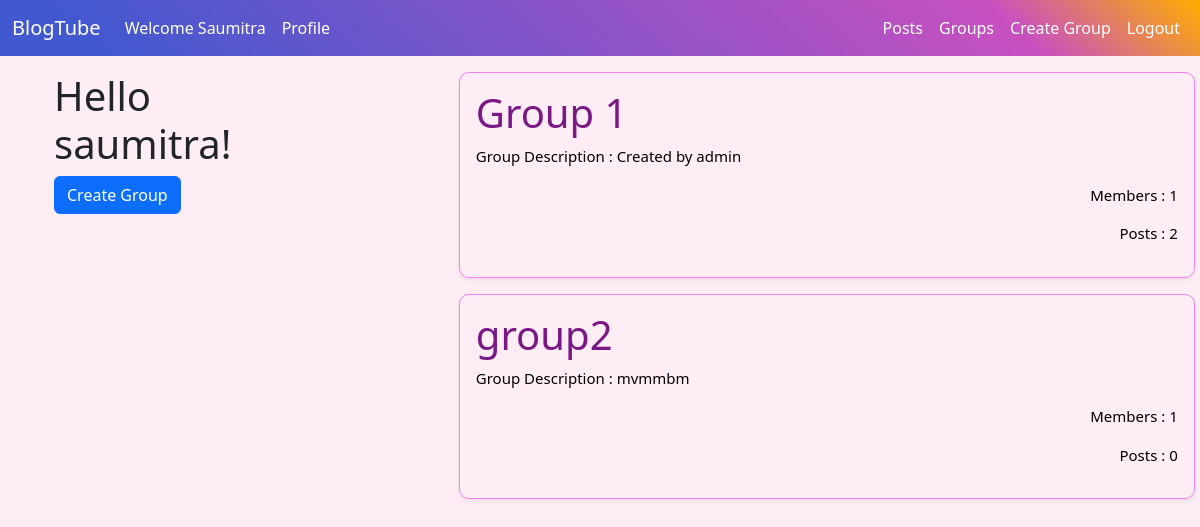
/group/group_list/ (signed in), run on the app's committed database.
### group/models.py (models this page shows, shortened)
class Group(models.Model):
    name = models.CharField(max_length=1000)
    description = models.CharField(max_length=5000)
    profile = models.ManyToManyField(Profile,through='GroupMember')
    @property
    def postcount(self):
        posts = self.post_set.all()
        post_count = len([post for post in posts])
        return post_count

### blog/models.py (models this page shows, shortened)
class Post(models.Model):
    user = models.ForeignKey(User,related_name='posts',on_delete=models.CASCADE)
    group = models.ForeignKey(Group,on_delete=models.CASCADE)
    title = models.CharField(max_length=250)
    description = models.TextField()
    created_on = models.DateTimeField(default=timezone.now)

### group/views.py (the view)
# urls.py: path("group_list/",views.GroupListView.as_view(),name='group_list'),
class GroupListView(ListView):
    context_object_name = 'group_list'
    model = Group
    template_name = 'group/group_list.html'
    extra_context = {'title': 'Groups'}

### group/templates/group/group_list.html (shortened to what this page needs)
{% extends 'base.html' %}
{% block content %}
<div id="all-group" class="container-fluid">
    <div class="container">
      <div class="row">
            <div class="col-lg-4">
                <div class="container mt-3">
                    {% if user.is_authenticated %}
                    <div class="col-lg-8">
                        <h1>Hello {{ user.username }}!</h1>
                    </div>
                    <div class="col-lg-8">
                        <a class="btn btn-primary" href="{% url 'group:group_create' %}" >Create Group</a>
                    </div>
                    {% endif %}
                </div>
            </div>
            <div class="col-lg-8">
                {% for group in group_list %}
                <div id="post-container" class="container shadow-sm p-3 mt-3" >
                    <h1><a class="title" style="color: #7a1885;" href="{% url 'group:group_detail' pk=group.pk %}">{{ group.name }}</h1>
                    <p id="post-data">Group Description : {{ group.description }}</p>
                    <p id="post-data" class="text-end">Members : {{ group.memberships.count }}</p>
                    <p id="post-data" class="text-end">Posts : {{ group.postcount }}</p>
                </div>
                {% endfor %}
            </div>
        </div>
    </div>
</div>
{% endblock content %}

### templates/base.html (shortened to what this page needs)
<!DOCTYPE html>
{% load static %}
<html lang="en">
<head>
    <link href="https://cdn.jsdelivr.net/npm/bootstrap@5.2.3/dist/css/bootstrap.min.css" rel="stylesheet">
    <link rel="stylesheet" type="text/css" href="{% static 'css/main.css' %}">
</head>
<body>
    <nav class="navbar sticky-top navbar-expand-lg" style="background-color: #4158D0;
    background-color: #4158D0;
    background-image: linear-gradient(43deg, #4158D0 8%, #C850C0 83%, #ffae00 100%);" id="navbar">
        <div class="container-fluid">
          <a class="navbar-brand" href="{% url 'user:index' %}">BlogTube</a>
          <div class="collapse navbar-collapse" id="navbarSupportedContent">
            <ul class="navbar-nav me-auto mb-2 mb-lg-0">
              {% if user.is_authenticated %}
              <li class="nav-item">
                  <a class="nav-link" href="{% url 'user:profile' pk=user.profile.id %}">Welcome {{user.username|title}}</a>
              </li>
              <li class="nav-item">
                  <a class="nav-link" href="{% url 'user:profile' pk=user.profile.id %}">Profile</a>
              </li>
              {% else %}
              <li class="nav-item">
                <a class="nav-link" href="#">Welcome Guest</a>
              </li>
              {% endif %}
            </ul>
            <ul class="navbar-nav justify-content-end">
                {% if user.is_authenticated %}
                <li class="nav-item">
                  <a class="nav-link" aria-current="page" href="{% url 'blog:post_list' %}">Posts</a>
                </li>
                <li class="nav-item">
                  <a class="nav-link" href="{% url 'group:group_list' %}">Groups</a>
                </li>
                <li class="nav-item">
                  <a class="nav-link" href="{% url 'group:group_create' %}">Create Group</a>
                </li>
                <li class="nav-item">
                    <a class="nav-link" href="{% url 'logout' %}">Logout</a>
                </li>
                {% endif %}
            </ul>
          </div>
        </div>
      </nav>
    {% block content %}
    {% endblock content %}
</body>
</html>

### static/css/main.css (style rules this page uses)
* { margin: 0; padding: 0; }
body { background: #ffedf6; background-position: revert; background-repeat: no-repeat; height: 100vh; }
.navbar-brand ,.nav-link { color: white; }
.title { text-decoration: none; color: #ff3d9e; }
#post-container { border: 1px solid violet; padding: 10px; padding-left: 3%; border-radius: 10px; margin-top: 2%; margin-left: 5%; }
#post-data { color: black; font-size: 15px; }
#post-data { font-weight: 'Dosis', sans-serif; }

### data on the page
Group: name "Group 1", description "Created by admin", memberships.count "1", postcount "2"
Group: name "group2", description "mvmmbm", memberships.count "1", postcount "0"

### other printed values
{{ user.username|title }} "Saumitra"
{{ user.username }} "saumitra"
